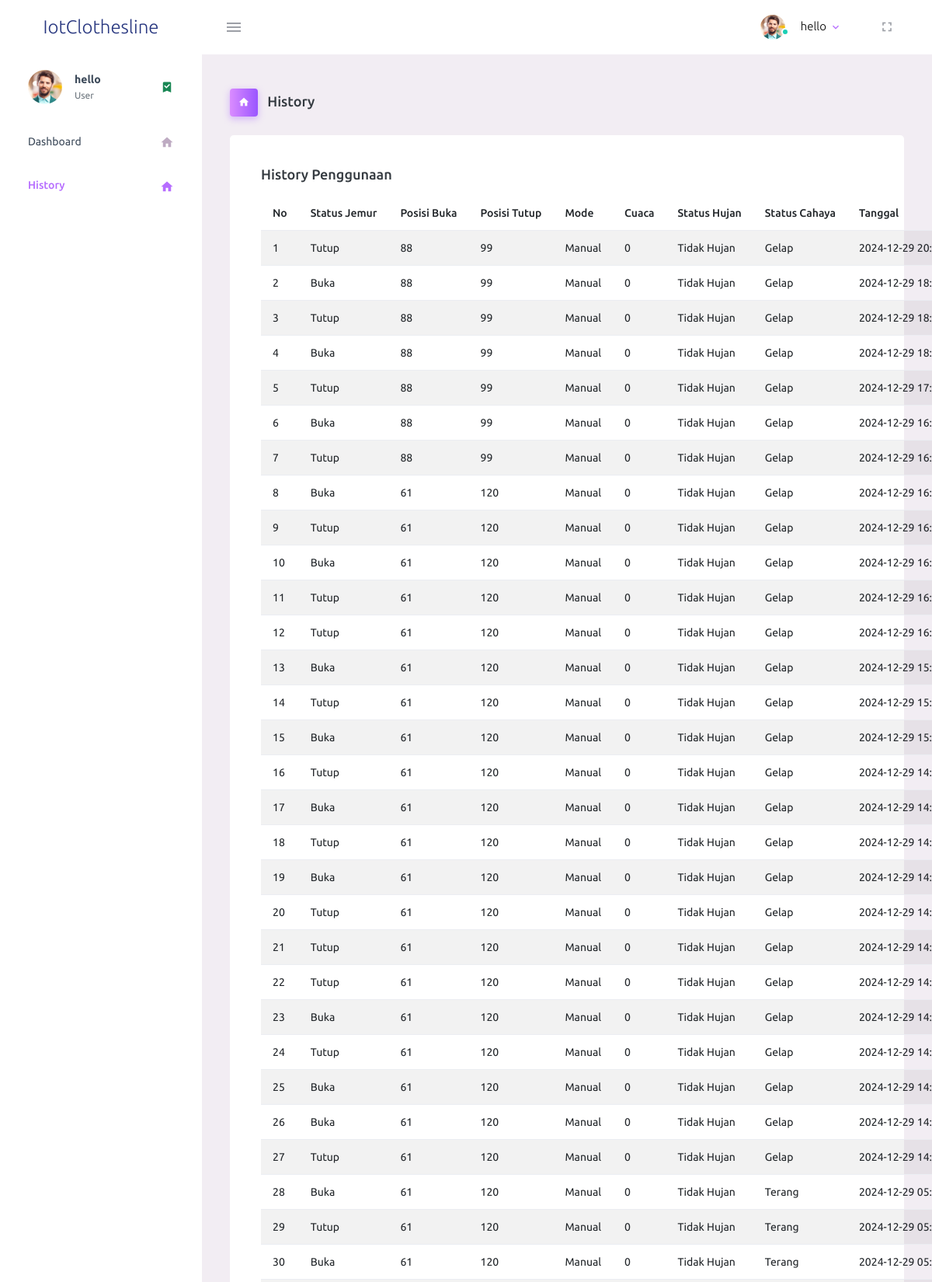
The app's page /history.php (signed in, upper part) with its own data.
### tables this page shows
CREATE TABLE `users` (
  `id` int(11) NOT NULL,
  `username` varchar(50) NOT NULL,
  `password` varchar(255) NOT NULL
);

CREATE TABLE `tb_riwayat` (
  `id` int(11) NOT NULL,
  `jemur` int(11) NOT NULL,
  `posisi` int(11) NOT NULL,
  `posisiTutup` int(11) NOT NULL,
  `mode` int(11) NOT NULL,
  `cuaca` int(11) NOT NULL,
  `hujan` int(11) NOT NULL,
  `cahaya` int(11) NOT NULL,
  `waktu` timestamp NOT NULL DEFAULT current_timestamp() ON UPDATE current_timestamp()
);

### history.php (the view, shortened to what this page needs)
<?php
include "conf/koneksi.php";
$query = "SELECT * FROM tb_riwayat ORDER BY id DESC";
$result = mysqli_query($conn, $query);
$user_id = $_SESSION['user_id'];
$query2 = "SELECT username FROM users WHERE id = ?";
$stmt = $conn->prepare($query2);
$stmt->bind_param("i", $user_id);
$stmt->execute();
$result2 = $stmt->get_result();
$user = $result2->fetch_assoc();
$username = $user['username'];
?>
<!DOCTYPE html>
<html lang="en">
<head>
    <link rel="stylesheet" href="./bootstrap/assets/vendors/mdi/css/materialdesignicons.min.css">
    <link rel="stylesheet" href="./bootstrap/assets/vendors/css/vendor.bundle.base.css">
    <link rel="stylesheet" href="./bootstrap/assets/css/style.css">
</head>
<body>
    <div class="container-scroller">
        <nav class="navbar default-layout-navbar col-lg-12 col-12 p-0 fixed-top d-flex flex-row">
            <div class="text-center navbar-brand-wrapper d-flex align-items-center justify-content-center">
            <a class="navbar-brand brand-logo" href="index.php">IotClothesline</a>
            </div>
            <div class="navbar-menu-wrapper d-flex align-items-stretch">
                <button class="navbar-toggler navbar-toggler align-self-center" type="button" data-toggle="minimize">
                    <span class="mdi mdi-menu"></span>
                </button>
                <ul class="navbar-nav navbar-nav-right">
                    <li class="nav-item nav-profile dropdown">
                        <a class="nav-link dropdown-toggle" id="profileDropdown" href="#" data-bs-toggle="dropdown" aria-expanded="false">
                            <div class="nav-profile-img">
                                <img src="./bootstrap/assets/images/faces/face1.jpg" alt="image">
                                <span class="availability-status online"></span>
                            </div>
                            <div class="nav-profile-text">
                                <p class="mb-1 text-black"><?php echo $username ?></p>
                            </div>
                        </a>
                    </li>
                    <li class="nav-item d-none d-lg-block full-screen-link">
                        <a class="nav-link">
                            <i class="mdi mdi-fullscreen" id="fullscreen-button"></i>
                        </a>
                    </li>
                </ul>
            </div>
        </nav>
        <div class="container-fluid page-body-wrapper">
            <nav class="sidebar sidebar-offcanvas" id="sidebar">
                <ul class="nav">
                    <li class="nav-item nav-profile">
                        <a href="#" class="nav-link">
                            <div class="nav-profile-image">
                                <img src="./bootstrap/assets/images/faces/face1.jpg" alt="profile">
                            </div>
                            <div class="nav-profile-text d-flex flex-column">
                                <span class="font-weight-bold mb-2"><?php echo $username?></span>
                                <span class="text-secondary text-small">User</span>
                            </div>
                            <i class="mdi mdi-bookmark-check text-success nav-profile-badge"></i>
                        </a>
                    </li>
                    <li class="nav-item">
                        <a class="nav-link" href="index.php">
                            <span class="menu-title">Dashboard</span>
                            <i class="mdi mdi-home menu-icon"></i>
                        </a>
                    </li>
                    <li class="nav-item">
                        <a class="nav-link" href="history.php">
                            <span class="menu-title">History</span>
                            <i class="mdi mdi-home menu-icon"></i>
                        </a>
                    </li>
                </ul>
            </nav>
            <div class="main-panel">
                <div class="content-wrapper">
                    <div class="page-header">
                        <h3 class="page-title">
                            <span class="page-title-icon bg-gradient-primary text-white me-2">
                                <i class="mdi mdi-home"></i>
                            </span> History
                        </h3>
                    </div>
                    <div class="row">
                        <div class="col-lg-12 grid-margin stretch-card">
                            <div class="card">
                                <div class="card-body">
                                    <h4 class="card-title">History Penggunaan</h4>
                                    <table class="table table-striped">
                                        <thead>
                                            <tr>
                                                <th> No </th>
                                                <th> Status Jemur </th>
                                                <th> Posisi Buka </th>
                                                <th> Posisi Tutup </th>
                                                <th> Mode </th>
                                                <th> Cuaca </th>
                                                <th> Status Hujan </th>
                                                <th> Status Cahaya </th>
                                                <th> Tanggal </th>
                                            </tr>
                                        </thead>
                                        <tbody>
                                            <?php
                                            $no = 1;
                                            while ($row = mysqli_fetch_assoc($result)) {
                                                $jemur = $row['jemur'] == 1 ? 'Buka' : 'Tutup';
                                                $posisi = $row['posisi'];
                                                $posisiTutup = $row['posisiTutup'];
                                                $mode = $row['mode'] == 1 ? 'Otomatis' : 'Manual';
                                                $cuaca = $row['cuaca'];
                                                $hujan = $row['hujan'] == 1 ? 'Hujan' : 'Tidak Hujan';
                                                $cahaya = $row['cahaya'] == 1 ? 'Terang' : 'Gelap';
                                                $tanggal = $row['waktu'];
                                            ?>
                                                <tr>
                                                    <td><?= $no++; ?></td>
                                                    <td><?= $jemur; ?></td>
                                                    <td><?= $posisi; ?></td>
                                                    <td><?= $posisiTutup; ?></td>
                                                    <td><?= $mode; ?></td>
                                                    <td><?= $cuaca; ?></td>
                                                    <td><?= $hujan; ?></td>
                                                    <td><?= $cahaya; ?></td>
                                                    <td><?= $tanggal; ?></td>
                                                </tr>
                                            <?php
                                            }
                                            ?>
                                        </tbody>
                                    </table>
                                </div>
                            </div>
                        </div>
                    </div>
                </div>
            </div>
        </div>
    </div>
</body>
</html>

### records on screen
users: username "hello"
tb_riwayat: jemur "Tutup", posisi "88", posisiTutup "99", mode "Manual", cuaca "0", hujan "Tidak Hujan", cahaya "Gelap", waktu "2024-12-29…"
tb_riwayat: jemur "Buka", posisi "88", posisiTutup "99", mode "Manual", cuaca "0", hujan "Tidak Hujan", cahaya "Gelap", waktu "2024-12-29…"
tb_riwayat: jemur "Tutup", posisi "88", posisiTutup "99", mode "Manual", cuaca "0", hujan "Tidak Hujan", cahaya "Gelap", waktu "2024-12-29…"
tb_riwayat: jemur "Buka", posisi "88", posisiTutup "99", mode "Manual", cuaca "0", hujan "Tidak Hujan", cahaya "Gelap", waktu "2024-12-29…"
tb_riwayat: jemur "Tutup", posisi "88", posisiTutup "99", mode "Manual", cuaca "0", hujan "Tidak Hujan", cahaya "Gelap", waktu "2024-12-29…"
tb_riwayat: jemur "Buka", posisi "88", posisiTutup "99", mode "Manual", cuaca "0", hujan "Tidak Hujan", cahaya "Gelap", waktu "2024-12-29…"
tb_riwayat: jemur "Tutup", posisi "88", posisiTutup "99", mode "Manual", cuaca "0", hujan "Tidak Hujan", cahaya "Gelap", waktu "2024-12-29…"
tb_riwayat: jemur "Buka", posisi "61", posisiTutup "120", mode "Manual", cuaca "0", hujan "Tidak Hujan", cahaya "Gelap", waktu "2024-12-29…"
tb_riwayat: jemur "Tutup", posisi "61", posisiTutup "120", mode "Manual", cuaca "0", hujan "Tidak Hujan", cahaya "Gelap", waktu "2024-12-29…"
tb_riwayat: jemur "Buka", posisi "61", posisiTutup "120", mode "Manual", cuaca "0", hujan "Tidak Hujan", cahaya "Gelap", waktu "2024-12-29…"
tb_riwayat: jemur "Tutup", posisi "61", posisiTutup "120", mode "Manual", cuaca "0", hujan "Tidak Hujan", cahaya "Gelap", waktu "2024-12-29…"
tb_riwayat: jemur "Tutup", posisi "61", posisiTutup "120", mode "Manual", cuaca "0", hujan "Tidak Hujan", cahaya "Gelap", waktu "2024-12-29…"
tb_riwayat: jemur "Buka", posisi "61", posisiTutup "120", mode "Manual", cuaca "0", hujan "Tidak Hujan", cahaya "Gelap", waktu "2024-12-29…"
tb_riwayat: jemur "Tutup", posisi "61", posisiTutup "120", mode "Manual", cuaca "0", hujan "Tidak Hujan", cahaya "Gelap", waktu "2024-12-29…"
tb_riwayat: jemur "Buka", posisi "61", posisiTutup "120", mode "Manual", cuaca "0", hujan "Tidak Hujan", cahaya "Gelap", waktu "2024-12-29…"
tb_riwayat: jemur "Tutup", posisi "61", posisiTutup "120", mode "Manual", cuaca "0", hujan "Tidak Hujan", cahaya "Gelap", waktu "2024-12-29…"
tb_riwayat: jemur "Buka", posisi "61", posisiTutup "120", mode "Manual", cuaca "0", hujan "Tidak Hujan", cahaya "Gelap", waktu "2024-12-29…"
tb_riwayat: jemur "Tutup", posisi "61", posisiTutup "120", mode "Manual", cuaca "0", hujan "Tidak Hujan", cahaya "Gelap", waktu "2024-12-29…"
tb_riwayat: jemur "Buka", posisi "61", posisiTutup "120", mode "Manual", cuaca "0", hujan "Tidak Hujan", cahaya "Gelap", waktu "2024-12-29…"
tb_riwayat: jemur "Tutup", posisi "61", posisiTutup "120", mode "Manual", cuaca "0", hujan "Tidak Hujan", cahaya "Gelap", waktu "2024-12-29…"
tb_riwayat: jemur "Tutup", posisi "61", posisiTutup "120", mode "Manual", cuaca "0", hujan "Tidak Hujan", cahaya "Gelap", waktu "2024-12-29…"
tb_riwayat: jemur "Tutup", posisi "61", posisiTutup "120", mode "Manual", cuaca "0", hujan "Tidak Hujan", cahaya "Gelap", waktu "2024-12-29…"
tb_riwayat: jemur "Buka", posisi "61", posisiTutup "120", mode "Manual", cuaca "0", hujan "Tidak Hujan", cahaya "Gelap", waktu "2024-12-29…"
tb_riwayat: jemur "Tutup", posisi "61", posisiTutup "120", mode "Manual", cuaca "0", hujan "Tidak Hujan", cahaya "Gelap", waktu "2024-12-29…"
tb_riwayat: jemur "Buka", posisi "61", posisiTutup "120", mode "Manual", cuaca "0", hujan "Tidak Hujan", cahaya "Gelap", waktu "2024-12-29…"
tb_riwayat: jemur "Buka", posisi "61", posisiTutup "120", mode "Manual", cuaca "0", hujan "Tidak Hujan", cahaya "Gelap", waktu "2024-12-29…"
tb_riwayat: jemur "Tutup", posisi "61", posisiTutup "120", mode "Manual", cuaca "0", hujan "Tidak Hujan", cahaya "Gelap", waktu "2024-12-29…"
tb_riwayat: jemur "Buka", posisi "61", posisiTutup "120", mode "Manual", cuaca "0", hujan "Tidak Hujan", cahaya "Terang", waktu "2024-12-29…"
tb_riwayat: jemur "Tutup", posisi "61", posisiTutup "120", mode "Manual", cuaca "0", hujan "Tidak Hujan", cahaya "Terang", waktu "2024-12-29…"
tb_riwayat: jemur "Buka", posisi "61", posisiTutup "120", mode "Manual", cuaca "0", hujan "Tidak Hujan", cahaya "Terang", waktu "2024-12-29…"
